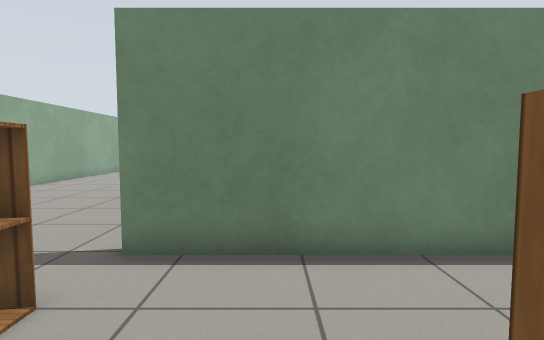
[1] (above)

17 first-person views from a walk through a robot-simulator world made for Gazebo. The camera is 0.9 m above the floor, tilts 4° down and sees 80° across. The floor is counted in squares, 0.5 m on a side. Each view is taken from the middle of a square. On the plan, view 1 faces up. The plan holds only what a view shows up to about 17 squares ahead; the rest is blank. Robots are left out. Gazebo's built-in surfaces are drawn with simple patterns.

[2]
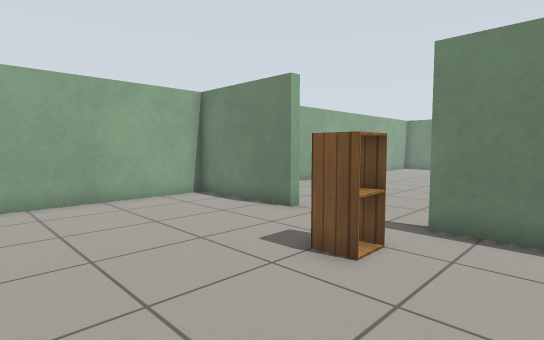

[3]
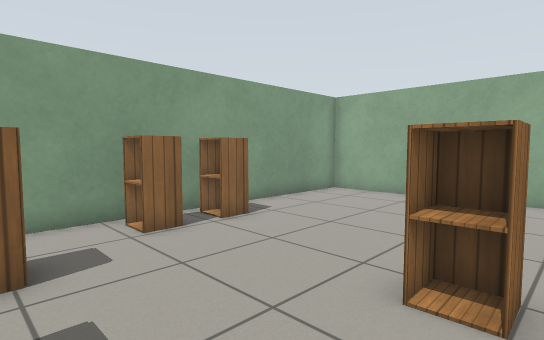

[4]
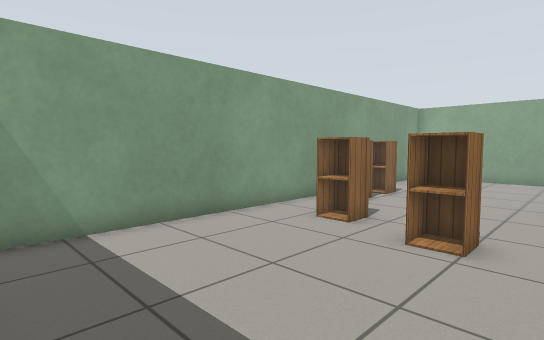

[5]
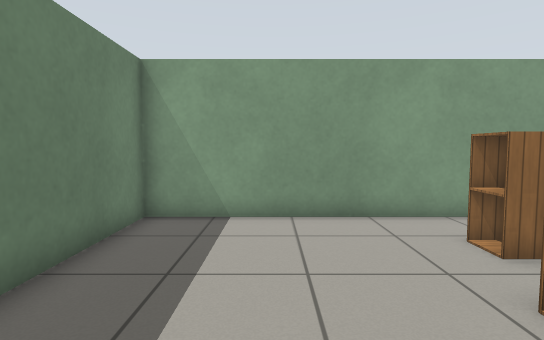

[6]
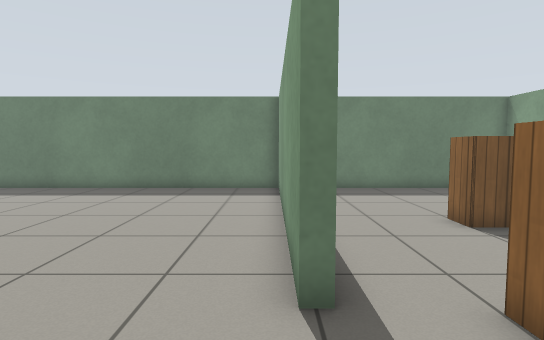

[7]
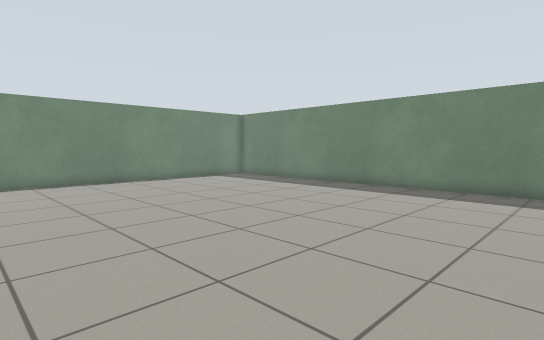

[8]
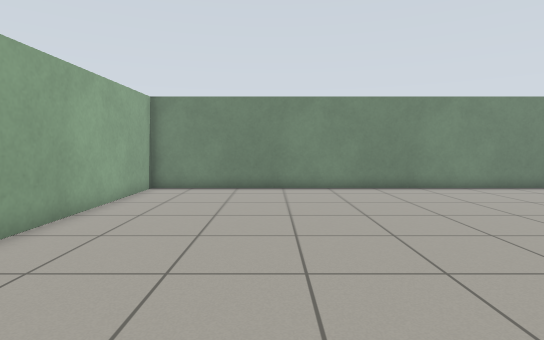

[9]
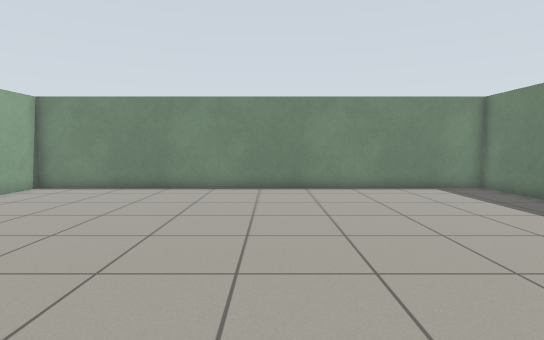

[10]
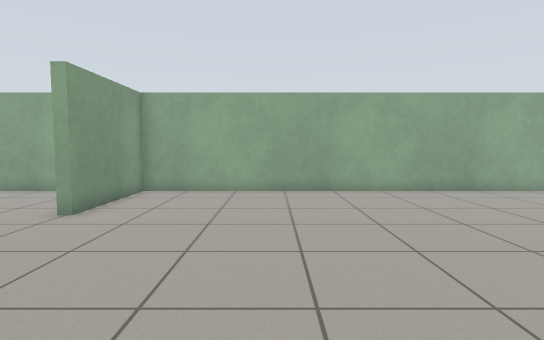

[11]
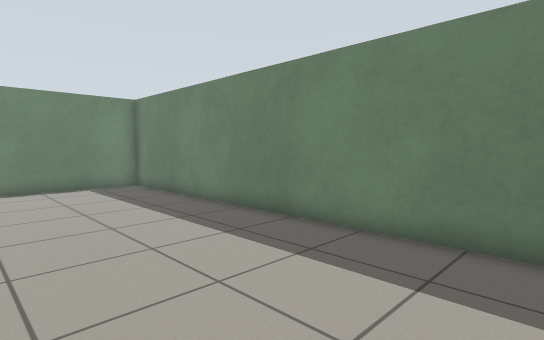

[12]
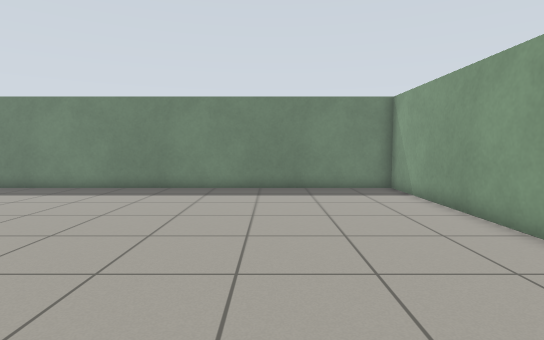

[13]
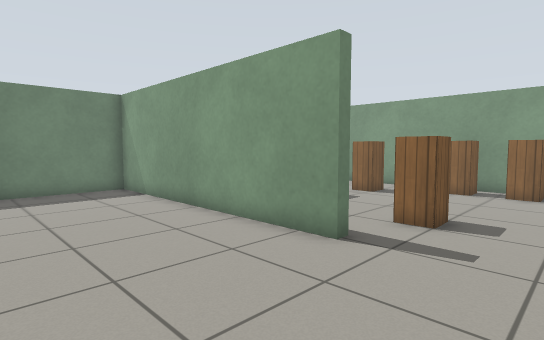

[14]
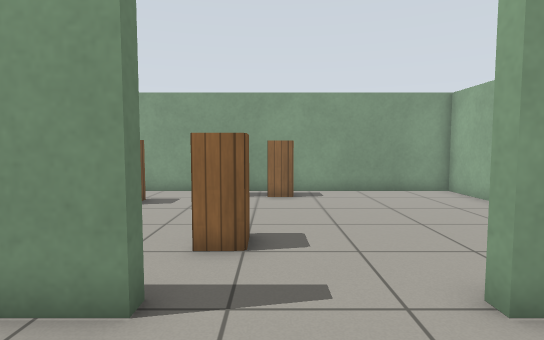

[15]
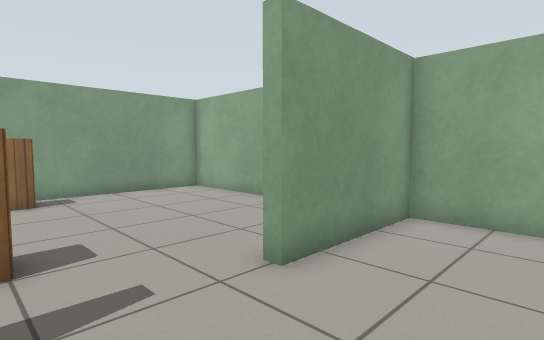

[16]
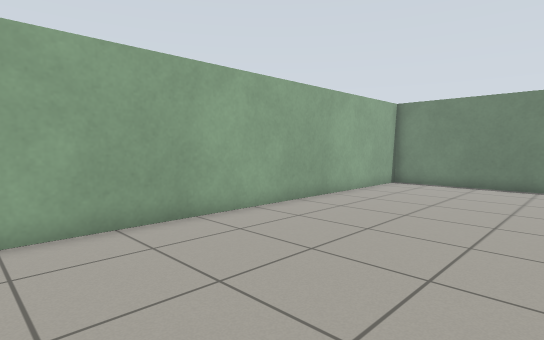

[17]
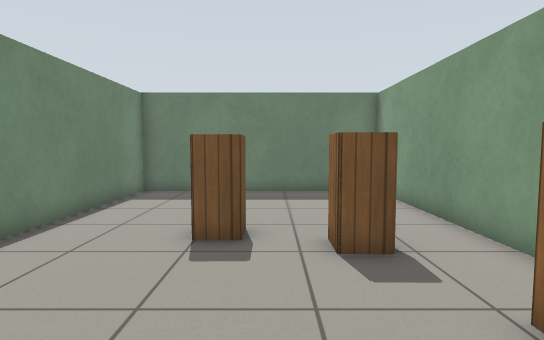

### Floor plan
Ten units are one square. View 1 is at (0, 0); x grows to the right and y downward. Boxes are objects, and circles mark ways between rooms. Rooms are numbered by the first view taken in them; rooms with no view inside come last. Other rooms are left out.
<svg viewBox="-118 -258 206 306">
<path fill="none" stroke="#000" d="M-65 -57 -65 -53 -113 -53 -113 43 83 43 83 -53 -25 -53M-25 -53 -25 -57 83 -57 83 -253 -113 -253 -113 -57 -65 -57"/>
<rect x="-55" y="25" width="20" height="10" fill="#bbb"><title>cabinet</title></rect>
<rect x="-35" y="25" width="20" height="10" fill="#bbb"><title>cabinet</title></rect>
<rect x="-35" y="-35" width="10" height="10" fill="#bbb"><title>cabinet</title></rect>
<rect x="5" y="5" width="10" height="20" fill="#bbb"><title>cabinet</title></rect>
<rect x="5" y="-15" width="20" height="10" fill="#bbb"><title>cabinet</title></rect>
<circle cx="-45" cy="-50" r="3" fill="#2a7"/>
<text x="-20" y="0">1</text>
<text x="-20" y="-160">2</text>
</svg>
Room 1 opens to room 2.

Where each view was taken, in squares from view 1:
view 1: 0 up, 0 right, facing up
view 2: 2 down, 0 right, facing up-left
view 3: 4 up, 1 right, facing down-left
view 4: 3 up, 8 right, facing down-left
view 5: 4 up, 5 right, facing down
view 6: 6 up, 6 left, facing right
view 7: 8 up, 6 left, facing up-right
view 8: 11 up, 6 left, facing up
view 9: 11 up, 1 left, facing up
view 10: 11 up, 2 right, facing left
view 11: 10 up, 2 right, facing up-right
view 12: 11 up, 6 left, facing right
view 13: 11 up, 6 left, facing down-right
view 14: 9 up, 4 left, facing down
view 15: 9 up, 3 left, facing down-left
view 16: 9 up, 4 left, facing up-left
view 17: 0 up, 5 left, facing right
